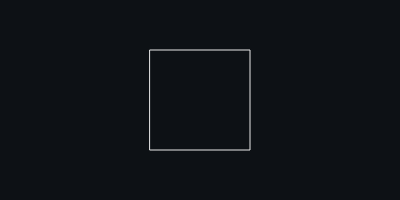
Frame 1 (no input)
Frame 60 (no input): identical to frame 1, image omitted
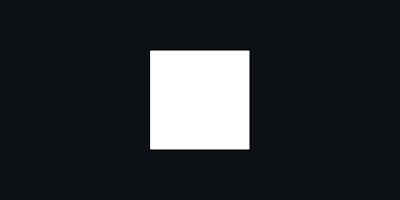
Frame 120 (the mouse pressed at the canvas centre since frame 60)

The p5.js sketch that drew these frames (run headless with seeded random() and noise() and a simulated clock; from frame 60 on, the mouse is pressed at the canvas centre):

// p5.js sketch
// ── sketch.js
let msk, mskClone, mskGraphic,
  w, h, s,
  scl = 0,
  canFill = false;

function setup() {
  createCanvas(400, 200);
  msk = createGraphics(width, height);
  mskGraphic = createGraphics(width, height);
  msk.rectMode(CENTER);
  rectMode(CENTER);

  w = width * 0.5;
  h = height * 0.5;
  s = 100;
}

function draw() {
  background(13,17,21);

  // used to frame masked shape
  stroke(233);
  strokeWeight(1);
  noFill();
  rect(w, h, s, s);

  maskedShape();
  colorShape();
}

const maskedShape = () => {
  msk.rect(w, h, 100, 100);
  mskGraphic.clear();
  mskGraphic.noStroke();
  mskGraphic.fill('#fffafa');
  mskGraphic.ellipse(w, h + (s * 1.1), scl);

  (mskClone = msk.get()).mask(mskGraphic.get());
  image(mskClone, 0, 0);
}

const colorShape = () => {
  if (canFill) {
    scl += 8;
  } else {
    scl -= 8;
  }

  if (scl <= 0) {
    scl = 0;
  } else if (scl >= 400) {
    scl = 400;
  }
}

const isRollover = () => {
  return (mouseX >= w - (s / 2) &&
    mouseX <= w + (s / 2) &&
    mouseY >= h - (s / 2) &&
    mouseY <= h + (s / 2))
}

function mousePressed() {
  isRollover() ? (canFill = !canFill) : null;
}
